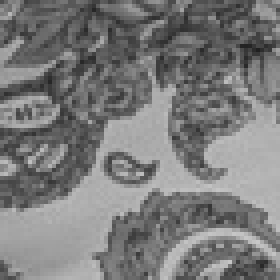
#> input picture predictions/0_o.jpg, 70 x 70 px (shown 4 times larger); its folder holds 4 pictures in this run
$ python psnr_measure.py
#> lines starting #> are read from the running program, lines starting #| are printed output that depends on the picture
import numpy as np
import cv2
import os

def _add_noise(img: np.ndarray) -> np.ndarray:
    """
    Adds noise to the grayscale image.
    :param img:
    :return: image with added noise
    """
    img = np.copy(img)
    # TODO better/more noises
    for i in range(img.shape[0]):
        if i % 2 == 0:
            img[i][0::2] = 1
        else:
            img[i][1::2] = 1
    return img

small_img_list = []
rescaled_img_list = []
predicted_img_list = []
noisy_img_list = []
orig_img_list = []
_train_img_path_list = os.listdir(os.path.join(os.getcwd(), "predictions"))
for img_path in _train_img_path_list:
    name, ext = img_path.split(".")
    idx, type_ = name.split("_")
    img = cv2.imread(os.path.join(os.getcwd(), "predictions",img_path))
#> img is the input picture: shape (70, 70, 3); min 32, max 199, mean 123
    img = cv2.rotate(img, cv2.ROTATE_90_CLOCKWISE)
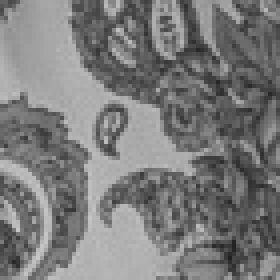
#> img: shape (70, 70, 3) (shown 4 times larger); min 32, max 199, mean 123
    if type_ == "o":
        small_img_list.append(cv2.resize(img, (35,35), interpolation=cv2.INTER_NEAREST))
        rescaled_img_list.append(cv2.resize(small_img_list[-1], (70, 70), interpolation=cv2.INTER_CUBIC))
        orig_img_list.append(img)
        noisy_img_list.append(_add_noise(img))
#> after the loop in _add_noise, `for i in range(img.shape[0]):`:
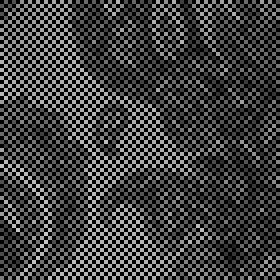
#> img: shape (70, 70, 3) (shown 4 times larger); min 1, max 199, mean 62
    elif type_ == "p":
        predicted_img_list.append(img)
#> pass 2 of the loop `for img_path in _train_img_path_list:`:
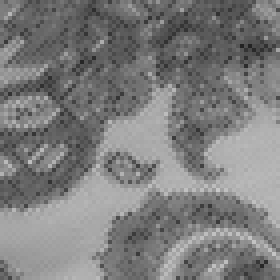
#> input picture predictions/0_p.jpg, 70 x 70 px (shown 4 times larger)
#> img is the input picture: shape (70, 70, 3); min 34, max 200, mean 125
#> `img = cv2.rotate(img, cv2.ROTATE_90_CLOCKWISE)`:
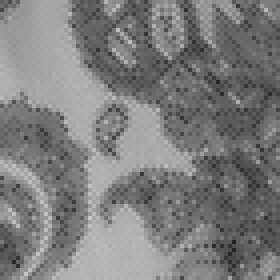
#> img: shape (70, 70, 3) (shown 4 times larger); min 34, max 200, mean 125
#> pass 3 of the loop `for img_path in _train_img_path_list:`:
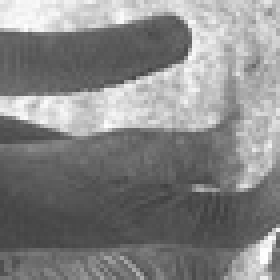
#> input picture predictions/10_o.jpg, 70 x 70 px (shown 4 times larger)
#> img is the input picture: shape (70, 70, 3); min 64, max 255, mean 133.1
#> `img = cv2.rotate(img, cv2.ROTATE_90_CLOCKWISE)`:
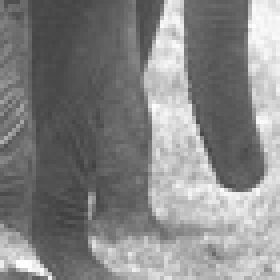
#> img: shape (70, 70, 3) (shown 4 times larger); min 64, max 255, mean 133.1
#> after the loop in _add_noise (call 2), `for i in range(img.shape[0]):`:
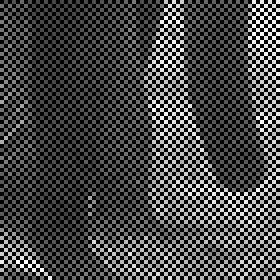
#> img: shape (70, 70, 3) (shown 4 times larger); min 1, max 255, mean 67
#> the loop made 4 passes; the first 3 are shown

small_img_list = np.array(small_img_list, dtype=np.float32)
rescaled_img_list = np.array(rescaled_img_list, dtype=np.float32)
predicted_img_list = np.array(predicted_img_list, dtype=np.float32)
noisy_img_list = np.array(noisy_img_list, dtype=np.float32)
orig_img_list = np.array(orig_img_list, dtype=np.float32)
psnr_dir = os.path.join(os.getcwd(), "psnr")
if not os.path.exists(psnr_dir):
    os.mkdir(psnr_dir)
psnr_or_sum = 0
psnr_op_sum = 0
i=0
with open("psnr.txt","w") as f:
    for s,r,n,p,o in zip(small_img_list, rescaled_img_list, noisy_img_list, predicted_img_list, orig_img_list):
        cv2.imwrite(os.path.join(psnr_dir, f"{i}_r.png"), r)
        cv2.imwrite(os.path.join(psnr_dir, f"{i}_n.png"), n)
        cv2.imwrite(os.path.join(psnr_dir, f"{i}_s.png"), s)
        cv2.imwrite(os.path.join(psnr_dir, f"{i}_p.png"), p)
        cv2.imwrite(os.path.join(psnr_dir, f"{i}_o.png"), o)
        psnr_or = cv2.PSNR(o, r)
        psnr_op = cv2.PSNR(o, p)
        f.write(f"{psnr_or}    {psnr_op}\n")
        psnr_or_sum += psnr_or
        psnr_op_sum += psnr_op
        i += 1
#> this loop made 2 passes
#> pass 1, `cv2.imwrite(os.path.join(psnr_dir, f"{i}_r.png"), r)`:
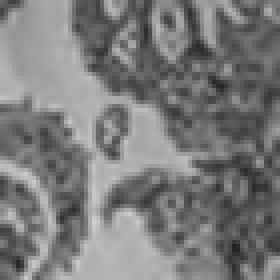
#> saved as 0_r.png: shape (70, 70, 3) (shown 4 times larger); min 32, max 207, mean 122.8
#> pass 1, `cv2.imwrite(os.path.join(psnr_dir, f"{i}_s.png"), s)`:
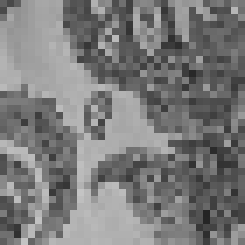
#> saved as 0_s.png: shape (35, 35, 3) (shown 7 times larger); min 36, max 196, mean 122.8
#> pass 2, `cv2.imwrite(os.path.join(psnr_dir, f"{i}_r.png"), r)`:
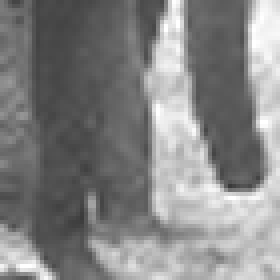
#> saved as 1_r.png: shape (70, 70, 3) (shown 4 times larger); min 57, max 255, mean 132.5
#> pass 2, `cv2.imwrite(os.path.join(psnr_dir, f"{i}_s.png"), s)`:
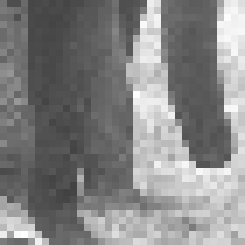
#> saved as 1_s.png: shape (35, 35, 3) (shown 7 times larger); min 66, max 254, mean 132.5
    f.write("\n")
    f.write(f"{psnr_or_sum/i}    {psnr_op_sum/i}\n")
